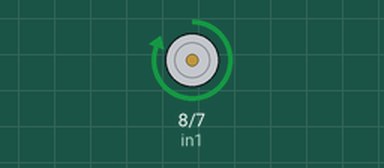
This sketch was run on a simulated Arduino Uno, built with avr-gcc and run on an emulated ATmega328P. Shown: motor-driver pin pairs drawn as motors (green arrow = first pin HIGH = forward, orange = second pin HIGH = backward, longer = more drive, scaled by the enable pin).

Above: at 0.1 s.
At 4.1 s:
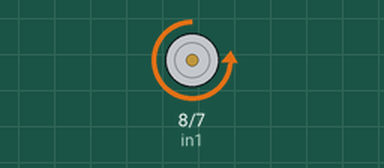
At 6.7 s:
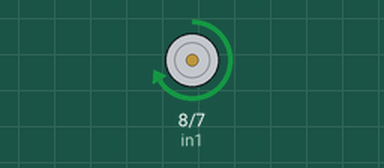
At 12.8 s:
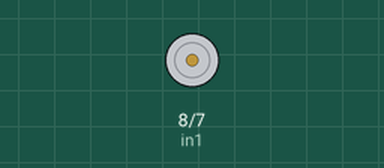
Timing chart, 0 to 14.3 s (numbered marks = the images above):
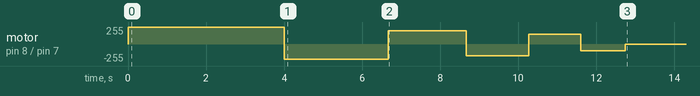

The sketch:

Motors_HBridge_Project.ino
```cpp
 // Motor A

int enA = 9;
int in1 = 8;
int in2 = 7;
int x = 1;
int dT = 4000;

void setup() {
  // put your setup code here, to run once:

  pinMode(enA, OUTPUT);
  pinMode(in1, OUTPUT);
  pinMode(in2, OUTPUT);
}

void loop() {
  // put your main code here, to run repeatedly:

  if(x != 0){

  digitalWrite(in1, HIGH);
  digitalWrite(in2, LOW);

  analogWrite(enA, 255);

  delay(dT);

  digitalWrite(in1, LOW);
  digitalWrite(in2, HIGH);

  analogWrite(enA, 230);

  delay(dT/1.5);

  digitalWrite(in1, HIGH);
  digitalWrite(in2, LOW);

  analogWrite(enA, 200);

  delay(dT/2);

  digitalWrite(in1, LOW);
  digitalWrite(in2, HIGH);

  analogWrite(enA, 175);

  delay(dT/2.5);

  digitalWrite(in1, HIGH);
  digitalWrite(in2, LOW);

  analogWrite(enA, 150);

  delay(dT/3);

  digitalWrite(in1, LOW);
  digitalWrite(in2, HIGH);

  analogWrite(enA, 100);

  delay(dT/3.5);

  x = 0;

  }

 analogWrite(enA, 0);


}
```

Measured:
- by itself, motor on pin 8 (in1) / pin 7 (in2): stopped → forward 255/255 at 0.00 s, → backward 230/255 4.0 s later, → forward 200/255 2.7 s later, → backward 175/255 2.0 s later, … (7 changes in this stretch)
